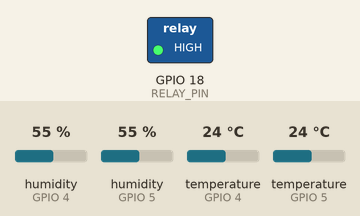
A sketch run on a simulated ESP32. Parts: switched loads named in the sketch (green lamp = pin HIGH). The inputs (shaded band) are chosen by the test bench; at power-on: humidity (sensors on GPIO 5, GPIO 4) 55 %, temperature (sensors on GPIO 4, GPIO 5) 24 °C. WiFi joins after 1.5 s; servers stay silent unless stated; uploads are accepted with an empty reply; what the sketch prints to the serial monitor is not drawn.

Above: at 3.7 s.
3.8 s: humidity (sensor on GPIO 5) set to 68 %
7.0 s: humidity (sensor on GPIO 5) set to 71 %
At 8.9 s:
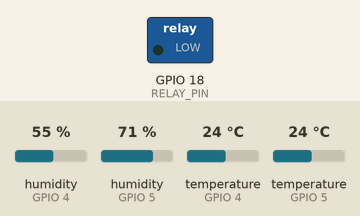
Timing chart, 0 to 10.4 s (numbered marks = the images above; inputs shaded):
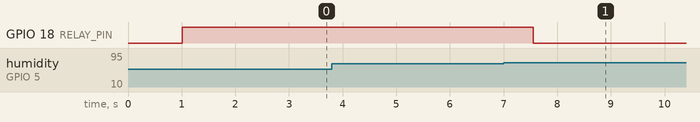

Measured:
- the behaviour switches between 69 and 70 % on humidity (sensor on GPIO 5) (found by bisection; images 0 and 1)
- after the input at 3.8 s, every drawn part: stays the same
- after the input at 7.0 s, GPIO 18 (RELAY_PIN): HIGH → LOW after 0.55 s

The sketch:

hydro_warn_esp32.ino
```cpp
/**
 * =========================================================================
 * HydroWarn - ESP32 Fire Alarm & Sensor Monitoring System
 * =========================================================================
 * Deskripsi:
 * - Membaca sensor suhu & kelembaban (DHT22 dengan fallback DHT11).
 * - Relay fisik AKTIF TERUS selama suhu >= 33.0 °C ATAU kelembaban >= 70.0 %.
 * - Relay fisik MATI jika kondisi kembali normal.
 * - Mengirim HTTP POST HANYA SEKALI saat transisi state (Aman -> Bahaya atau Bahaya -> Aman).
 * =========================================================================
 */

#include <WiFi.h>
#include <HTTPClient.h>
#include <WiFiClientSecure.h>
#include "DHT.h"

// -------------------------------------------------------------------------
// 1. Konfigurasi WiFi
// -------------------------------------------------------------------------
const char* ssid     = "josjis";      // SSID WiFi
const char* password = "12345678";    // Password WiFi

// -------------------------------------------------------------------------
// 2. Konfigurasi Endpoint Server
// -------------------------------------------------------------------------
const char* serverUrl = "https://hydro-warn.vercel.app/api/sensor";

// -------------------------------------------------------------------------
// 3. Konfigurasi Pin Hardware
// -------------------------------------------------------------------------
#define DHT11_PIN  4      // Pin Data DHT11
#define DHT22_PIN  5      // Pin Data DHT22
#define RELAY_PIN  18     // Pin Kendali Relay

#define DHT11_TYPE DHT11
#define DHT22_TYPE DHT22

DHT dht11(DHT11_PIN, DHT11_TYPE);
DHT dht22(DHT22_PIN, DHT22_TYPE);

// -------------------------------------------------------------------------
// 4. Parameter Ambang Batas (Threshold) & Konfigurasi Relay
// -------------------------------------------------------------------------
const float AMBANG_SUHU_TRIGGER   = 33.0; // Suhu >= 33.0 °C
const float AMBANG_LEMBAP_TRIGGER = 70.0; // Kelembapan >= 70.0 %

// Modul relay umumnya Aktif LOW
#define RELAY_ON   LOW
#define RELAY_OFF  HIGH

// -------------------------------------------------------------------------
// 5. Timer Non-Blocking & State Tracking
// -------------------------------------------------------------------------
unsigned long previousMillis = 0;
const unsigned long intervalBacaSensor = 2500; // Cek sensor tiap 2.5 detik agar responsif

// Flag status untuk mendeteksi perubahan kondisi (Edge Detection)
bool statusBahayaSebelumnya = false;

// -------------------------------------------------------------------------
// Fungsi: Koneksi WiFi
// -------------------------------------------------------------------------
void hubungkanWiFi() {
  if (WiFi.status() == WL_CONNECTED) return;

  Serial.println("[WiFi] Menghubungkan ke: " + String(ssid));
  WiFi.mode(WIFI_STA);
  WiFi.begin(ssid, password);

  unsigned long startAttempt = millis();
  while (WiFi.status() != WL_CONNECTED && millis() - startAttempt < 10000) {
    delay(500);
    Serial.print(".");
  }

  if (WiFi.status() == WL_CONNECTED) {
    Serial.println("\n[WiFi] Terhubung! IP: " + WiFi.localIP().toString());
  } else {
    Serial.println("\n[WiFi] Gagal terhubung. Akan dicoba kembali nanti.");
  }
}

// -------------------------------------------------------------------------
// Fungsi: Kirim Payload JSON ke Endpoint
// -------------------------------------------------------------------------
void kirimDataJson(float suhu, float hum, bool relayState) {
  if (WiFi.status() != WL_CONNECTED) {
    Serial.println("[HTTP] Batal kirim: WiFi belum terhubung.");
    return;
  }

  WiFiClientSecure client;
  client.setInsecure();
  client.setTimeout(10);

  HTTPClient http;
  if (!http.begin(client, serverUrl)) {
    Serial.println("[HTTP] Inisialisasi HTTPClient gagal.");
    return;
  }

  http.setTimeout(10000);
  http.addHeader("Content-Type", "application/json");

  String payload = "{\"suhu\":" + String(suhu, 1) +
                   ",\"humidity\":" + String(hum, 1) +
                   ",\"relay\":" + (relayState ? "true" : "false") + "}";

  Serial.println("\n[HTTP] >>> Mengirim event perubahan state ke server...");
  Serial.println("[HTTP] Endpoint : " + String(serverUrl));
  Serial.println("[HTTP] Payload  : " + payload);

  int httpResponseCode = http.POST(payload);

  if (httpResponseCode > 0) {
    Serial.print("[HTTP] Response Code: ");
    Serial.println(httpResponseCode);
    String response = http.getString();
    Serial.println("[HTTP] Response Body: " + response);
  } else {
    Serial.print("[HTTP] Error kirim POST: ");
    Serial.println(http.errorToString(httpResponseCode));
  }

  http.end();
  client.stop();
}

// -------------------------------------------------------------------------
// Setup Utama
// -------------------------------------------------------------------------
void setup() {
  Serial.begin(115200);
  delay(1000);

  Serial.println("\n=======================================================");
  Serial.println("  HydroWarn - ESP32 State-Triggered Alert              ");
  Serial.println("  Logika: Kirim data HANYA SEKALI saat status berubah  ");
  Serial.println("=======================================================");

  pinMode(RELAY_PIN, OUTPUT);
  digitalWrite(RELAY_PIN, RELAY_OFF);

  dht11.begin();
  dht22.begin();

  hubungkanWiFi();
}

// -------------------------------------------------------------------------
// Loop Utama
// -------------------------------------------------------------------------
void loop() {
  if (WiFi.status() != WL_CONNECTED) {
    hubungkanWiFi();
  }

  unsigned long currentMillis = millis();

  // Pembacaan sensor periodik
  if (currentMillis - previousMillis >= intervalBacaSensor) {
    previousMillis = currentMillis;

    float suhu11 = dht11.readTemperature();
    float hum11  = dht11.readHumidity();

    float suhu22 = dht22.readTemperature();
    float hum22  = dht22.readHumidity();

    bool dht11_error = isnan(suhu11) || isnan(hum11);
    bool dht22_error = isnan(suhu22) || isnan(hum22);

    float suhuAcuan = NAN;
    float humAcuan  = NAN;
    String sumberSensor = "None";

    if (!dht22_error) {
      suhuAcuan = suhu22;
      humAcuan  = hum22;
      sumberSensor = "DHT22";
    } else if (!dht11_error) {
      suhuAcuan = suhu11;
      humAcuan  = hum11;
      sumberSensor = "DHT11 (Fallback)";
    }

    if (!isnan(suhuAcuan) && !isnan(humAcuan)) {
      // Evaluasi apakah kondisi saat ini masuk zona bahaya
      bool kondisiBahayaSekarang = (suhuAcuan >= AMBANG_SUHU_TRIGGER || humAcuan >= AMBANG_LEMBAP_TRIGGER);

      // Terapkan output relay fisik secara langsung
      if (kondisiBahayaSekarang) {
        digitalWrite(RELAY_PIN, RELAY_ON);
      } else {
        digitalWrite(RELAY_PIN, RELAY_OFF);
      }

      // --- LOGIKA EVENT: Hanya eksekusi jika terjadi PERUBAHAN STATUS ---
      if (kondisiBahayaSekarang != statusBahayaSebelumnya) {
        if (kondisiBahayaSekarang) {
          Serial.println("\n[EVENT] 🚨 Transisi: NORMAL -> BAHAYA! Relay ON. Kirim HTTP 1x.");
          kirimDataJson(suhuAcuan, humAcuan, true);
        } else {
          Serial.println("\n[EVENT] 🛡️ Transisi: BAHAYA -> NORMAL! Relay OFF. Kirim HTTP 1x.");
          kirimDataJson(suhuAcuan, humAcuan, false);
        }

        // Simpan status baru
        statusBahayaSebelumnya = kondisiBahayaSekarang;
      } else {
        // Status masih sama, tidak kirim HTTP (hemat bandwidth & tidak spam notif)
        Serial.print("[IDLE] Status: ");
        Serial.print(kondisiBahayaSekarang ? "BAHAYA (Relay ON)" : "AMAN (Relay OFF)");
        Serial.print(" | Suhu: ");
        Serial.print(suhuAcuan, 1);
        Serial.print(" C | Hum: ");
        Serial.print(humAcuan, 1);
        Serial.println(" %");
      }

    } else {
      Serial.println("[ERROR] Sensor gagal dibaca!");
      // Failsafe: Jika sensor putus saat kondisi bahaya sebelumnya aktif, matikan relay
      if (statusBahayaSebelumnya) {
        digitalWrite(RELAY_PIN, RELAY_OFF);
        statusBahayaSebelumnya = false;
        Serial.println("[FAILSAFE] Sensor error, relay dimatikan.");
      }
    }
  }
}
```
